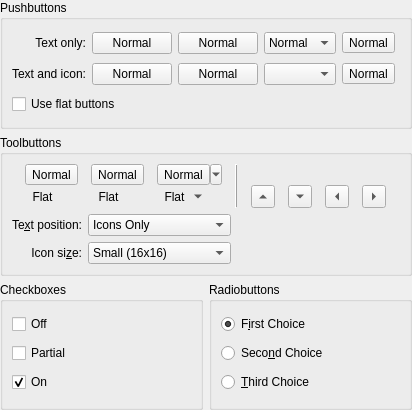
<?xml version="1.0" encoding="UTF-8"?>
<ui version="4.0">
 <class>ButtonDemoWidget</class>
 <widget class="QWidget" name="ButtonDemoWidget">
  <property name="geometry">
   <rect>
    <x>0</x>
    <y>0</y>
    <width>412</width>
    <height>410</height>
   </rect>
  </property>
  <layout class="QGridLayout" name="gridLayout">
   <property name="margin">
    <number>0</number>
   </property>
   <item row="2" column="0">
    <widget class="QGroupBox" name="groupBox_3">
     <property name="title">
      <string>Checkboxes</string>
     </property>
     <layout class="QHBoxLayout" name="horizontalLayout">
      <item>
       <layout class="QVBoxLayout" name="verticalLayout">
        <item>
         <widget class="QCheckBox" name="checkBox">
          <property name="text">
           <string>Off</string>
          </property>
         </widget>
        </item>
        <item>
         <widget class="QCheckBox" name="checkBox_2">
          <property name="text">
           <string>Partial</string>
          </property>
          <property name="tristate">
           <bool>true</bool>
          </property>
         </widget>
        </item>
        <item>
         <widget class="QCheckBox" name="checkBox_3">
          <property name="text">
           <string>On</string>
          </property>
          <property name="checked">
           <bool>true</bool>
          </property>
         </widget>
        </item>
       </layout>
      </item>
      <item>
       <spacer name="horizontalSpacer_2">
        <property name="orientation">
         <enum>Qt::Horizontal</enum>
        </property>
        <property name="sizeHint" stdset="0">
         <size>
          <width>40</width>
          <height>20</height>
         </size>
        </property>
       </spacer>
      </item>
     </layout>
    </widget>
   </item>
   <item row="2" column="1">
    <widget class="QGroupBox" name="groupBox_4">
     <property name="title">
      <string>Radiobuttons</string>
     </property>
     <layout class="QHBoxLayout" name="horizontalLayout_2">
      <item>
       <layout class="QVBoxLayout" name="verticalLayout_2">
        <item>
         <widget class="QRadioButton" name="radioButton">
          <property name="enabled">
           <bool>true</bool>
          </property>
          <property name="text">
           <string>F&amp;irst Choice</string>
          </property>
          <property name="checked">
           <bool>true</bool>
          </property>
         </widget>
        </item>
        <item>
         <widget class="QRadioButton" name="radioButton_2">
          <property name="text">
           <string>Seco&amp;nd Choice</string>
          </property>
         </widget>
        </item>
        <item>
         <widget class="QRadioButton" name="radioButton_3">
          <property name="text">
           <string>&amp;Third Choice</string>
          </property>
         </widget>
        </item>
       </layout>
      </item>
      <item>
       <spacer name="horizontalSpacer_3">
        <property name="orientation">
         <enum>Qt::Horizontal</enum>
        </property>
        <property name="sizeHint" stdset="0">
         <size>
          <width>40</width>
          <height>20</height>
         </size>
        </property>
       </spacer>
      </item>
     </layout>
    </widget>
   </item>
   <item row="0" column="0" colspan="2">
    <widget class="QGroupBox" name="groupBox">
     <property name="title">
      <string>Pushbuttons</string>
     </property>
     <layout class="QGridLayout" name="gridLayout_4">
      <item row="0" column="0">
       <widget class="QLabel" name="label_7">
        <property name="text">
         <string>Text only:</string>
        </property>
        <property name="alignment">
         <set>Qt::AlignRight|Qt::AlignTrailing|Qt::AlignVCenter</set>
        </property>
       </widget>
      </item>
      <item row="0" column="4">
       <widget class="QComboBox" name="kcombobox">
        <property name="toolTip">
         <string>This is a normal, text only combo box</string>
        </property>
        <property name="currentIndex">
         <number>1</number>
        </property>
        <item>
         <property name="text">
          <string>Small</string>
         </property>
        </item>
        <item>
         <property name="text">
          <string>Normal</string>
         </property>
        </item>
        <item>
         <property name="text">
          <string>Large</string>
         </property>
        </item>
       </widget>
      </item>
      <item row="0" column="6">
       <spacer name="horizontalSpacer">
        <property name="orientation">
         <enum>Qt::Horizontal</enum>
        </property>
        <property name="sizeHint" stdset="0">
         <size>
          <width>36</width>
          <height>20</height>
         </size>
        </property>
       </spacer>
      </item>
      <item row="1" column="0">
       <widget class="QLabel" name="label_8">
        <property name="text">
         <string>Text and icon:</string>
        </property>
        <property name="alignment">
         <set>Qt::AlignRight|Qt::AlignTrailing|Qt::AlignVCenter</set>
        </property>
       </widget>
      </item>
      <item row="2" column="0" colspan="2">
       <widget class="QCheckBox" name="flatButtonCheckBox">
        <property name="text">
         <string>Use flat buttons</string>
        </property>
       </widget>
      </item>
      <item row="1" column="4">
       <widget class="QComboBox" name="kcombobox_2">
        <property name="toolTip">
         <string>This is a normal, text and icon combo box</string>
        </property>
       </widget>
      </item>
      <item row="0" column="5">
       <widget class="QToolButton" name="toolButton">
        <property name="toolTip">
         <string>This is a normal, text only tool button</string>
        </property>
        <property name="text">
         <string>Normal</string>
        </property>
       </widget>
      </item>
      <item row="1" column="5">
       <widget class="QToolButton" name="toolButton_2">
        <property name="toolTip">
         <string>This is a normal, text and icon tool button</string>
        </property>
        <property name="text">
         <string>Normal</string>
        </property>
       </widget>
      </item>
      <item row="0" column="1">
       <widget class="QPushButton" name="pushButton">
        <property name="toolTip">
         <string>This is a normal, text only button</string>
        </property>
        <property name="text">
         <string>Normal</string>
        </property>
       </widget>
      </item>
      <item row="0" column="2">
       <widget class="QPushButton" name="pushButton_2">
        <property name="toolTip">
         <string>This is a normal, text only button with menu</string>
        </property>
        <property name="text">
         <string>Normal</string>
        </property>
       </widget>
      </item>
      <item row="1" column="1">
       <widget class="QPushButton" name="pushButton_3">
        <property name="toolTip">
         <string>This is a normal, text and icon button</string>
        </property>
        <property name="text">
         <string>Normal</string>
        </property>
       </widget>
      </item>
      <item row="1" column="2">
       <widget class="QPushButton" name="pushButton_4">
        <property name="toolTip">
         <string>This is a normal, text and icon button with menu</string>
        </property>
        <property name="text">
         <string>Normal</string>
        </property>
       </widget>
      </item>
     </layout>
    </widget>
   </item>
   <item row="1" column="0" colspan="2">
    <widget class="QGroupBox" name="groupBox_2">
     <property name="title">
      <string>Toolbuttons</string>
     </property>
     <layout class="QGridLayout" name="gridLayout_3" columnstretch="0,1,1,1">
      <item row="0" column="0" colspan="4">
       <widget class="QWidget" name="widget" native="true">
        <layout class="QGridLayout" name="gridLayout_2">
         <property name="sizeConstraint">
          <enum>QLayout::SetDefaultConstraint</enum>
         </property>
         <property name="margin">
          <number>0</number>
         </property>
         <property name="spacing">
          <number>0</number>
         </property>
         <item row="0" column="0">
          <widget class="QToolButton" name="toolButton_3">
           <property name="text">
            <string>Normal</string>
           </property>
           <property name="checkable">
            <bool>true</bool>
           </property>
          </widget>
         </item>
         <item row="0" column="1">
          <widget class="QToolButton" name="toolButton_4">
           <property name="text">
            <string>Normal</string>
           </property>
           <property name="popupMode">
            <enum>QToolButton::InstantPopup</enum>
           </property>
          </widget>
         </item>
         <item row="0" column="2">
          <widget class="QToolButton" name="toolButton_5">
           <property name="text">
            <string>Normal</string>
           </property>
           <property name="popupMode">
            <enum>QToolButton::MenuButtonPopup</enum>
           </property>
          </widget>
         </item>
         <item row="0" column="3" rowspan="2">
          <widget class="QFrame" name="frame_2">
           <property name="frameShape">
            <enum>QFrame::VLine</enum>
           </property>
           <property name="frameShadow">
            <enum>QFrame::Raised</enum>
           </property>
          </widget>
         </item>
         <item row="0" column="4" colspan="4">
          <widget class="QWidget" name="toolBarContainer" native="true">
           <property name="sizePolicy">
            <sizepolicy hsizetype="Expanding" vsizetype="Preferred">
             <horstretch>0</horstretch>
             <verstretch>0</verstretch>
            </sizepolicy>
           </property>
          </widget>
         </item>
         <item row="1" column="0">
          <widget class="QToolButton" name="toolButton_6">
           <property name="text">
            <string>Flat</string>
           </property>
           <property name="checkable">
            <bool>true</bool>
           </property>
           <property name="autoRaise">
            <bool>true</bool>
           </property>
          </widget>
         </item>
         <item row="1" column="1">
          <widget class="QToolButton" name="toolButton_7">
           <property name="text">
            <string>Flat</string>
           </property>
           <property name="popupMode">
            <enum>QToolButton::InstantPopup</enum>
           </property>
           <property name="autoRaise">
            <bool>true</bool>
           </property>
          </widget>
         </item>
         <item row="1" column="2">
          <widget class="QToolButton" name="toolButton_8">
           <property name="text">
            <string>Flat</string>
           </property>
           <property name="popupMode">
            <enum>QToolButton::MenuButtonPopup</enum>
           </property>
           <property name="autoRaise">
            <bool>true</bool>
           </property>
          </widget>
         </item>
         <item row="1" column="4">
          <widget class="QToolButton" name="toolButton_9">
           <property name="text">
            <string>Up Arrow</string>
           </property>
           <property name="arrowType">
            <enum>Qt::UpArrow</enum>
           </property>
          </widget>
         </item>
         <item row="1" column="5">
          <widget class="QToolButton" name="toolButton_10">
           <property name="text">
            <string>Down Arrow</string>
           </property>
           <property name="checkable">
            <bool>false</bool>
           </property>
           <property name="arrowType">
            <enum>Qt::DownArrow</enum>
           </property>
          </widget>
         </item>
         <item row="1" column="6">
          <widget class="QToolButton" name="toolButton_11">
           <property name="text">
            <string>Left Arrow</string>
           </property>
           <property name="arrowType">
            <enum>Qt::LeftArrow</enum>
           </property>
          </widget>
         </item>
         <item row="1" column="7">
          <widget class="QToolButton" name="toolButton_12">
           <property name="text">
            <string>Right Arrow</string>
           </property>
           <property name="arrowType">
            <enum>Qt::RightArrow</enum>
           </property>
          </widget>
         </item>
        </layout>
       </widget>
      </item>
      <item row="1" column="0">
       <widget class="QLabel" name="label_11">
        <property name="text">
         <string>Te&amp;xt position:</string>
        </property>
        <property name="alignment">
         <set>Qt::AlignRight|Qt::AlignTrailing|Qt::AlignVCenter</set>
        </property>
        <property name="buddy">
         <cstring>textPosition</cstring>
        </property>
       </widget>
      </item>
      <item row="1" column="1">
       <widget class="QComboBox" name="textPosition">
        <item>
         <property name="text">
          <string>Icons Only</string>
         </property>
        </item>
        <item>
         <property name="text">
          <string>Text Only</string>
         </property>
        </item>
        <item>
         <property name="text">
          <string>Text Alongside Icons</string>
         </property>
        </item>
        <item>
         <property name="text">
          <string>Text Under Icons</string>
         </property>
        </item>
       </widget>
      </item>
      <item row="1" column="2" colspan="2">
       <spacer name="horizontalSpacer_5">
        <property name="orientation">
         <enum>Qt::Horizontal</enum>
        </property>
        <property name="sizeHint" stdset="0">
         <size>
          <width>120</width>
          <height>17</height>
         </size>
        </property>
       </spacer>
      </item>
      <item row="2" column="0">
       <widget class="QLabel" name="label_12">
        <property name="text">
         <string>Icon si&amp;ze:</string>
        </property>
        <property name="alignment">
         <set>Qt::AlignRight|Qt::AlignTrailing|Qt::AlignVCenter</set>
        </property>
        <property name="buddy">
         <cstring>iconSize</cstring>
        </property>
       </widget>
      </item>
      <item row="2" column="1">
       <widget class="QComboBox" name="iconSize">
        <item>
         <property name="text">
          <string>Small (16x16)</string>
         </property>
        </item>
        <item>
         <property name="text">
          <string>Medium (22x22)</string>
         </property>
        </item>
        <item>
         <property name="text">
          <string>Large (32x32)</string>
         </property>
        </item>
        <item>
         <property name="text">
          <string>Huge (48x48)</string>
         </property>
        </item>
       </widget>
      </item>
     </layout>
    </widget>
   </item>
  </layout>
 </widget>
 <tabstops>
  <tabstop>pushButton</tabstop>
  <tabstop>pushButton_2</tabstop>
  <tabstop>kcombobox</tabstop>
  <tabstop>toolButton</tabstop>
  <tabstop>pushButton_3</tabstop>
  <tabstop>pushButton_4</tabstop>
  <tabstop>kcombobox_2</tabstop>
  <tabstop>toolButton_2</tabstop>
  <tabstop>flatButtonCheckBox</tabstop>
  <tabstop>toolButton_3</tabstop>
  <tabstop>toolButton_4</tabstop>
  <tabstop>toolButton_5</tabstop>
  <tabstop>toolButton_6</tabstop>
  <tabstop>toolButton_7</tabstop>
  <tabstop>toolButton_8</tabstop>
  <tabstop>toolButton_9</tabstop>
  <tabstop>toolButton_10</tabstop>
  <tabstop>toolButton_11</tabstop>
  <tabstop>toolButton_12</tabstop>
  <tabstop>textPosition</tabstop>
  <tabstop>iconSize</tabstop>
  <tabstop>checkBox</tabstop>
  <tabstop>checkBox_2</tabstop>
  <tabstop>checkBox_3</tabstop>
  <tabstop>radioButton</tabstop>
  <tabstop>radioButton_2</tabstop>
  <tabstop>radioButton_3</tabstop>
 </tabstops>
 <resources/>
 <connections/>
</ui>
